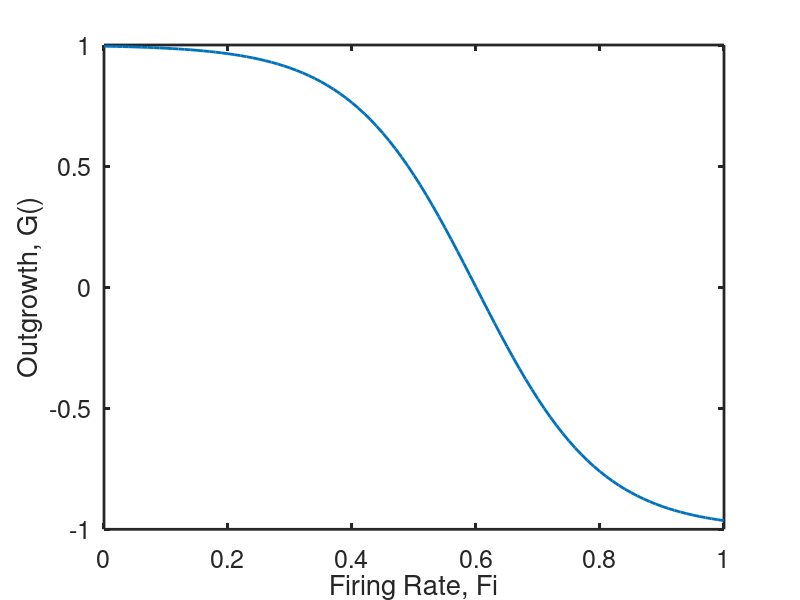

Reproduce this figure in MATLAB.
function G()

f=0:0.01:1;
g=1-2./(1+exp((0.6-f)./0.1));

fig = figure(1); clf;
plot(f,g)
set(gca,'FontSize',18,'LineWidth',2)
xlabel('Firing Rate, Fi');
ylabel('Outgrowth, G()');
ch=get(gca,'Children');
set(ch(1),'LineWidth',2)

saveas(fig, ['G1.jpg']);
